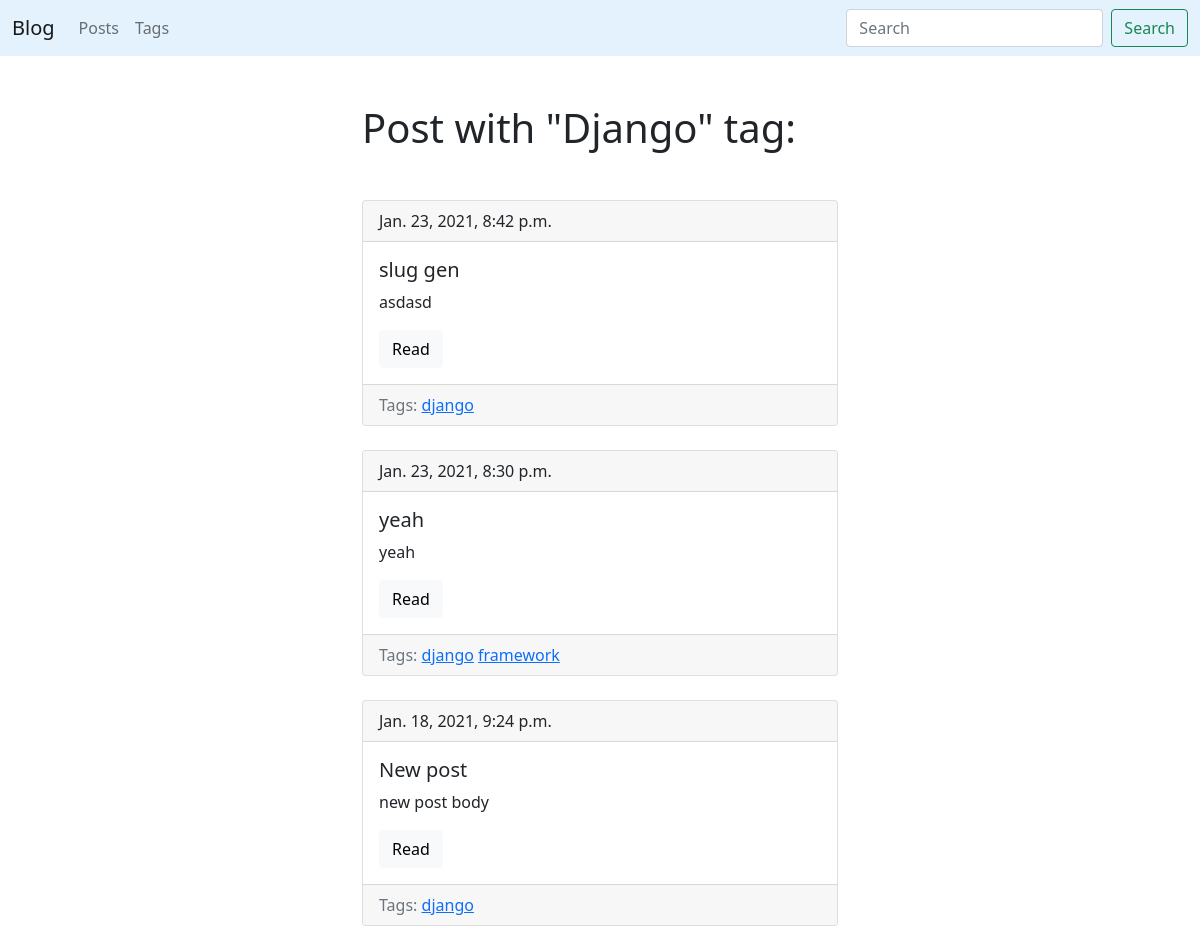
Screenshot of /blog/tag/django/ with the database file from the repository.
### blog/models.py (models this page shows, shortened)
class Tag(models.Model):
	title = models.CharField(max_length=50)
	slug = models.SlugField(max_length=50, unique=True)
	def get_absolute_url(self):
		return reverse('tag_detail_url', kwargs={'slug': self.slug})
	def __str__(self):
		return self.title
	class Meta:
		ordering = ['title']

class Post(models.Model):
	title = models.CharField(max_length=150, db_index=True)
	slug = models.SlugField(max_length=150, blank=True, unique=True)
	body = models.TextField(blank=True, db_index=True)
	tags = models.ManyToManyField('Tag', blank=True, related_name='posts')
	date_pub = models.DateTimeField(auto_now_add=True)
	def get_absolute_url(self):
		return reverse('post_detail_url', kwargs={'slug': self.slug})
	class Meta:
		ordering = ['-date_pub']

### blog/views.py (the view)
# urls.py: path('tag/<str:slug>/', TagDetail.as_view(), name='tag_detail_url'),
class TagDetail(ObjectDetailMixin, View):
	model = Tag
	template = 'blog/tag_detail.html'

### blog/utils.py (called while the page is built)
	def get(self, request, slug):
		obj = get_object_or_404(self.model, slug__iexact=slug)
		return render(request, self.template, context={self.model.__name__.lower(): obj, 'admin_object': obj})

### blog/templates/blog/tag_detail.html (shortened to what this page needs)
{% extends 'blog/base_blog.html' %}
{% block content %}
	<h1 class="mb-5">Post with "{{ tag.title|title }}" tag:</h1>
	{% for post in tag.posts.all %}
		{% include 'blog/includes/post_card_template.html' %}
	{% endfor %}
{% endblock %}

### blog/templates/blog/includes/post_card_template.html
<div class="card mb-4">
	<div class="card-header">
		{{ post.date_pub }}
	</div>
	<div class="card-body">
		<h5 class="card-title">{{ post.title }}</h5>
		<p class="card-text">{{ post.body|truncatewords:15 }}</p>
		<a href="{{ post.get_absolute_url }}" class="btn btn-light">Read</a>
	</div>
	<div class="card-footer text-muted">
    	Tags:
    	{% for tag in post.tags.all %}
    		<a href="{{ tag.get_absolute_url }}">{{ tag }}</a>
    	{% endfor %}
 	</div>
</div>

### rows the page displays
Tag: title "Django", title "django"
Post: date_pub "Jan. 23, 2021, 8:42 p.m.", title "slug gen", body "asdasd"
Post: date_pub "Jan. 23, 2021, 8:30 p.m.", title "yeah", body "yeah"
Tag: title "framework"
Post: date_pub "Jan. 18, 2021, 9:24 p.m.", title "New post", body "new post body"
